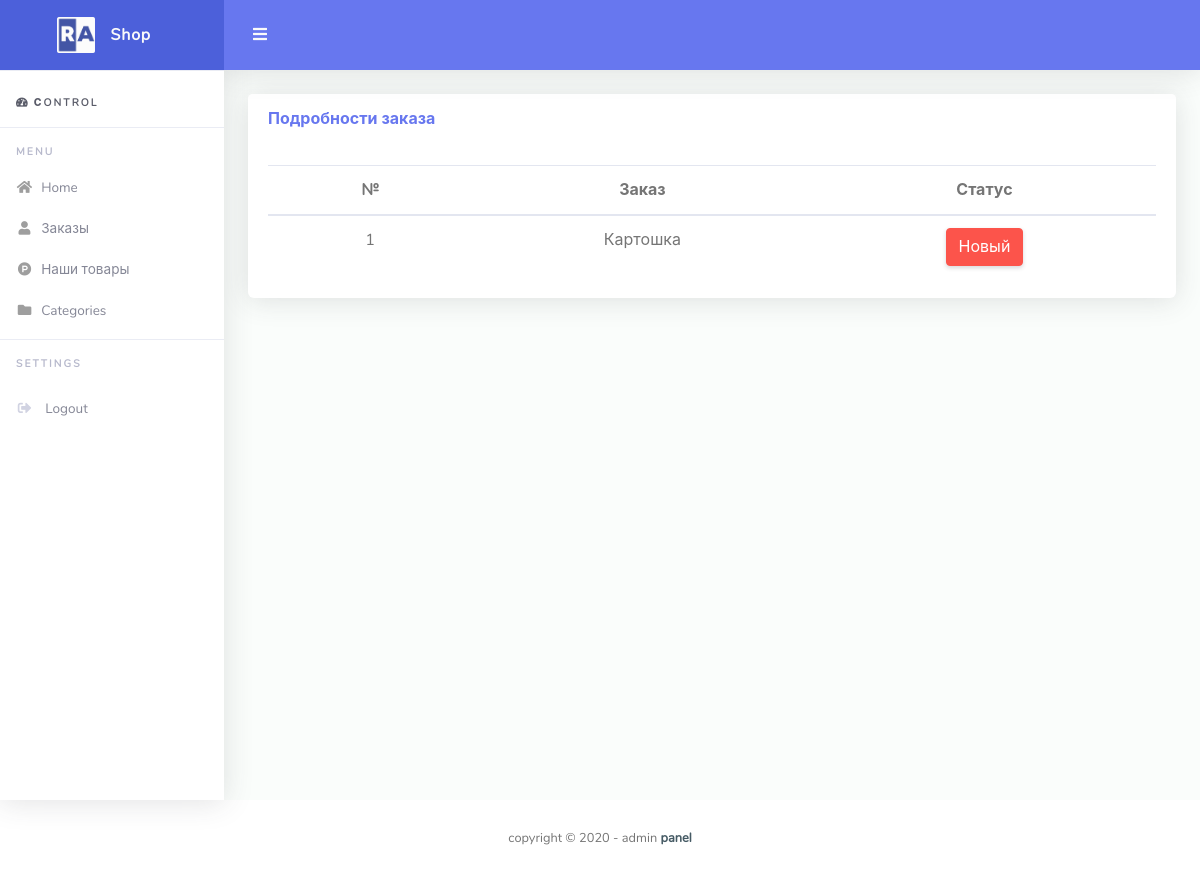
Page /admin/watch_order.php?id=1 on the earlier database version.
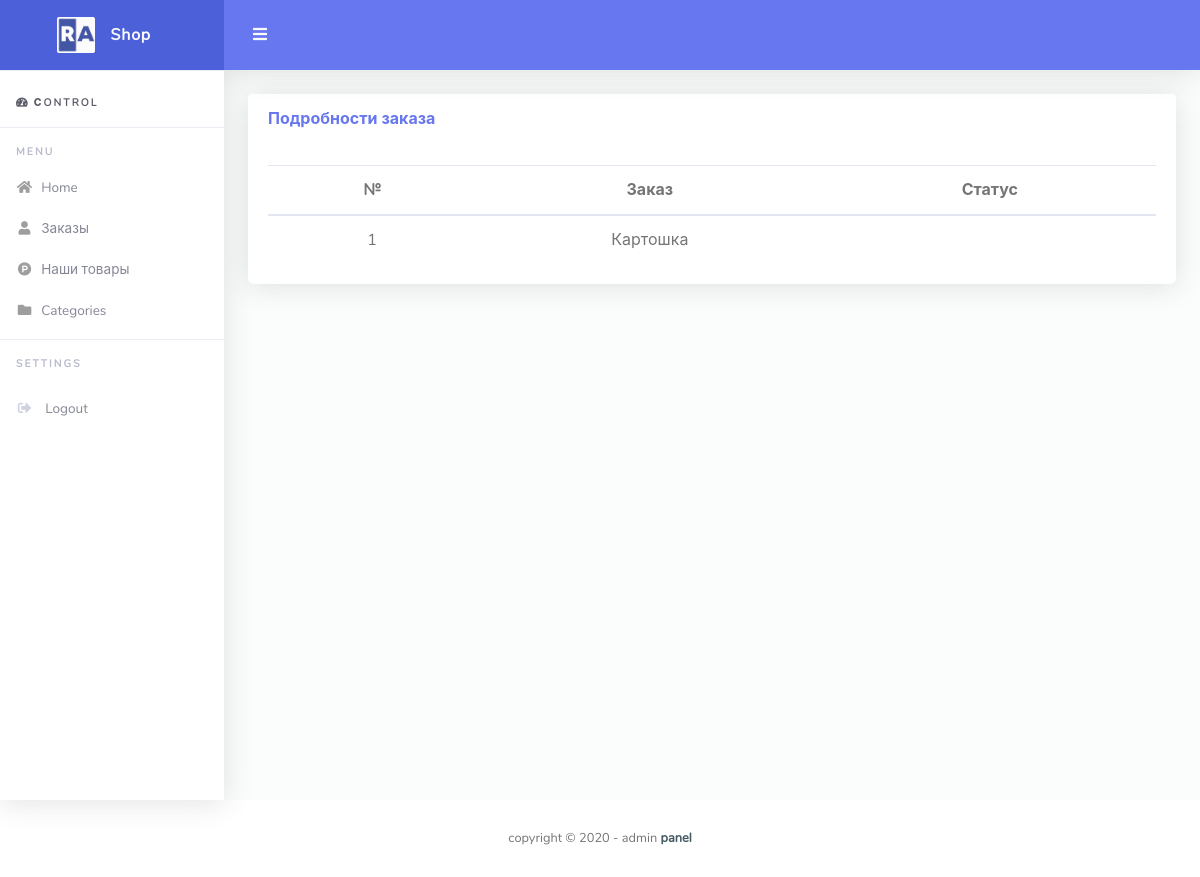
Same page on the later database version.
### admin/watch_order.php (the view, shortened to what this page needs)
<?php
include $_SERVER['DOCUMENT_ROOT'] . "/configs/db.php";
?>
<!DOCTYPE html>
<html lang="en">
<head>
    <?php include $_SERVER['DOCUMENT_ROOT'] . "/admin/parts/head.php" ?>
</head>
<body id="page-top">
<div id="wrapper">
    <?php include $_SERVER['DOCUMENT_ROOT'] . "/admin/parts/nav.php" ?>
    <div id="content-wrapper" class="d-flex flex-column">
        <div id="content">
            <nav class="navbar navbar-expand navbar-light bg-navbar topbar mb-4 static-top">
                <button id="sidebarToggleTop" class="btn btn-link rounded-circle mr-3">
                    <i class="fa fa-bars"></i>
                </button>
            </nav>
            <div class="container-fluid" id="container-wrapper">
                <div class="row">
                    <div id="" class="col-lg-12">
                        <div class="card mb-4 text-center">
                            <div class="card-header py-3 d-flex flex-row align-items-center justify-content-between">
                                <h6 class="m-0 font-weight-bold text-primary">Подробности заказа</h6>
                            </div>
                            <div class="card-body table-full-width table-responsive">
                                <table class="table">
                                  <thead>
                                    <tr>
                                      <th>№</th>
                                      <th>Заказ</th>
                                      <th>Статус</th>
                                    </tr>
                                  </thead>
                                        <tbody>
                                                <?php
                                                $sql = "SELECT * FROM orders where id =" . $_GET['id'];
                                                $result = $connect->query($sql);
                                                $row = mysqli_fetch_assoc($result);
                                                ?>
                                                <tr>
                                                	<td><?php echo $row['id']; ?></td>
                                                    <td><?php echo $row['service']; ?></td>
                                                    <td>
                                                        <div id="status<?php echo $row['id']; ?>">
                                                                <?php
                                                                if($row['status'] == 0) {
                                                                    ?>
                                                                    <div class="btn btn-danger" onclick="statusNew(<?php echo $row['id']; ?>)">Новый</div>
                                                                <?php
                                                                }
                                                                    ?>
                                                            </div>
                                                    </td>
                                                </tr>
                                        </tbody>
                                    </table>
                            </div>
                    </div>
                </div>
            </div>
        </div>
    </div>
    </div>
</div>
    <?php include $_SERVER['DOCUMENT_ROOT'] . "/admin/parts/footer.php" ?>
</body>
</html>

Differences in the rows shown:
changed orders "Картошка": status 0 → empty (drawn)
Other differences:
text no longer shown: "Новый"
